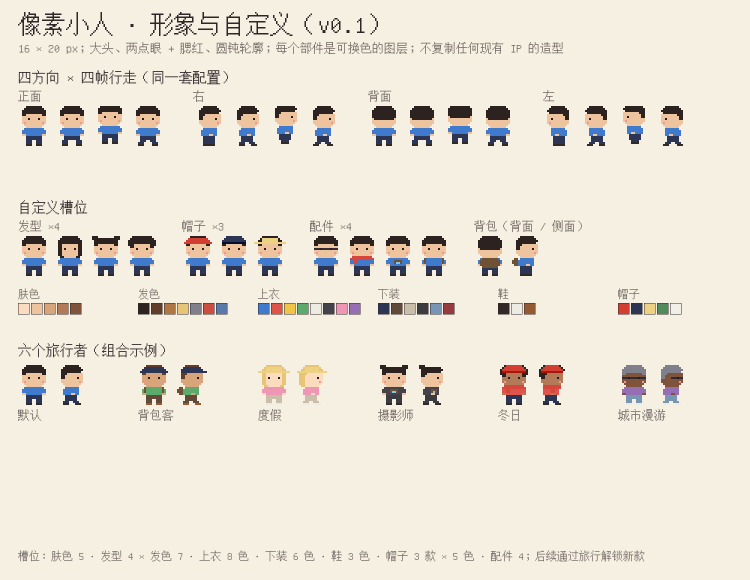
#> input picture 地球Online/示意图/像素小人_设定图.png, 1500 x 1160 px (shown at 1/2 size)
$ python -i render_cg.py   (imports and definitions only)
#> lines starting #> are read from the running program, lines starting #| are printed output that depends on the picture
### 地球Online/示意图/render_trip_book.py
#!/usr/bin/env python3
"""七天行程 · 关西七日：一本书的总览。
数据驱动的城市尺度渲染器（二等角积木），四座城（大阪 / 京都 / 奈良 / 神户）各一块底板，
七天各一页，加封面拼成一张「翻开的书」。同时把行程数据按 spec 写成 JSON。
运行：python3 render_trip_book.py → 关西七日_一本书.png 与 ../示例数据/关西七日.json
"""
import os, sys, json
from PIL import Image, ImageDraw, ImageFont

HERE = os.path.dirname(os.path.abspath(__file__))
sys.path.insert(0, HERE)
from pixel_hero import sprite, up

FONT = "/usr/share/fonts/opentype/unifont/unifont.otf"
COLS, ROWS = 36, 24
TW, TH, LZ, M = 32, 16, 10, 16
OX = (ROWS - 1) * (TW // 2) + M
OY = M + 6 * LZ
PW = (COLS + ROWS) * (TW // 2) + M * 2          # 底板画布宽 992
PH = (COLS + ROWS) * (TH // 2) + OY + M + 8     # 底板画布高

C = dict(
    urban=(232, 222, 200), urban2=(214, 202, 178), farm=(184, 204, 132), farm2=(164, 186, 116), hill=(150, 196, 110),
    forest=(104, 156, 84), mtn=(90, 128, 78), mtn2=(120, 122, 104), mtn3=(236, 236, 228),
    water=(96, 158, 206), water2=(150, 202, 236), sea=(74, 132, 186), sea2=(120, 176, 220),
    road=(248, 244, 232), rail=(70, 66, 70), rail2=(150, 140, 130), subway=(232, 132, 40), plank=(176, 134, 92),
    ink=(46, 38, 40), path=(255, 214, 40), house=(238, 226, 206), houseroof=(178, 108, 84),
    canopy=(66, 138, 72), canopy2=(98, 176, 96), trunk=(110, 74, 44), wood=(150, 96, 62), wood2=(110, 70, 46),
    dark=(62, 62, 74), white=(244, 240, 232), red=(210, 62, 50), gold=(238, 196, 84), gray=(176, 184, 194),
    bamboo=(120, 176, 92), sand=(236, 230, 210), stone=(150, 150, 140), green=(70, 120, 90), blue=(70, 120, 190),
    glass=(170, 210, 230), deer=(190, 140, 90), hotel=(90, 120, 170),
)
FLAG = dict(place=(210, 62, 50), lodging=(86, 140, 220), airport=(90, 90, 100))


def shade(c, d):
    return tuple(max(0, min(255, v + d)) for v in c)


def P(u, v, z=0.0):
    return (OX + (u - v) * (TW // 2), OY + (u + v) * (TH // 2) - z * LZ)


# [6 lines left out: function text, not called in this run]


# ---------------- 场景构造工具 ----------------
def blank(fill="U"):
    return [[fill] * COLS for _ in range(ROWS)]


def rect(g, cls, x0, y0, x1, y1):
    for y in range(max(0, y0), min(ROWS, y1 + 1)):
        for x in range(max(0, x0), min(COLS, x1 + 1)):
            g[y][x] = cls


def line_cells(x0, y0, x1, y1):
    cells = []
    dx, dy = abs(x1 - x0), -abs(y1 - y0)
    sx, sy = (1 if x0 < x1 else -1), (1 if y0 < y1 else -1)
    err = dx + dy
    x, y = x0, y0
    while True:
        cells.append((x, y))
        if x == x1 and y == y1:
            break
        e2 = 2 * err
        if e2 >= dy:
            err += dy; x += sx
        if e2 <= dx:
            err += dx; y += sy
    return cells


def paint(g, cells, cls):
    for (x, y) in cells:
        if 0 <= x < COLS and 0 <= y < ROWS:
            g[y][x] = cls


# ---------------- 地标模板：返回 (boxes, top_z) ----------------
# [216 lines left out: functions T, render_scene, not called in this run]


# =====================================================================
# 四座城
# =====================================================================
def osaka():
    g = blank()
    rect(g, "O", 0, 0, 3, 9); rect(g, "O", 0, 10, 5, 23)
    rect(g, "U", 1, 20, 4, 22)                                  # 机场人工岛
    rect(g, "O", 5, 20, 5, 22); rect(g, "O", 1, 19, 4, 19); rect(g, "O", 1, 23, 4, 23)
    paint(g, line_cells(35, 2, 22, 7) + line_cells(22, 7, 6, 9), "W")   # 淀川
    rect(g, "W", 17, 14, 25, 14)                                # 道顿堀川
    for (x, y) in [(x, y) for x in range(26, 33) for y in range(4, 11) if x in (26, 32) or y in (4, 10)]:
        g[y][x] = "W"                                           # 大阪城护城河
    rect(g, "P", 27, 5, 31, 9)
    hroads = {(x, y) for y in (6, 11, 15, 19) for x in range(6, 36)}
    vroads = {(x, y) for x in (10, 16, 22, 28, 33) for y in range(1, 23)}
    hrails = {(x, 21) for x in range(5, 22)}
    vrails = {(21, y) for y in range(18, 21)}
    subway = {(22, y) for y in range(2, 21)}
    landmarks = [("airport", 1, 20, "关西机场", "airport"), ("hotel", 16, 17, "难波 · 酒店", "lodging"), ("signs", 19, 15, "道顿堀", "place"),
                 ("arcade", 23, 9, "心斋桥", "place"), ("bigcastle", 28, 6, "大阪城", "place"), ("skygarden", 17, 3, "梅田空中庭园", "place"),
                 ("tower", 23, 19, "通天阁", "place"), ("aquarium", 6, 13, "海游馆", "place"), ("ship", 2, 6, "", None), ("ship", 2, 15, "", None)]
    labels = [(0.5, 2, "大阪湾", (60, 100, 150)), (30, 1.5, "淀川", (60, 100, 150))]
    return dict(ground=g, hroads=hroads, vroads=vroads, hrails=hrails, vrails=vrails, subway=subway, landmarks=landmarks, labels=labels,
                nohouse={(x, y) for x in range(1, 5) for y in range(20, 23)})


def kyoto():
    g = blank()
    rect(g, "M", 33, 0, 35, 23); rect(g, "M", 0, 0, 35, 1); rect(g, "M", 0, 0, 1, 23)
    rect(g, "F", 32, 2, 32, 23); rect(g, "F", 2, 2, 32, 2); rect(g, "F", 2, 2, 2, 23)
    rect(g, "F", 29, 16, 32, 22); rect(g, "F", 27, 21, 31, 23); rect(g, "G", 3, 22, 12, 23)
    rect(g, "Z", 3, 11, 5, 14)
    rect(g, "P", 18, 6, 23, 9)
    for y in range(ROWS):
        g[y][26 if y >= 6 else 26 + (6 - y) // 3] = "W"          # 鸭川
        if y >= 9:
            g[y][5 + (y - 9) * 5 // 14] = "W"                      # 桂川
    rect(g, "W", 6, 4, 8, 5)                                    # 金阁寺池
    for (x, y) in [(x, y) for x in range(12, 17) for y in range(9, 14) if x in (12, 16) or y in (9, 13)]:
        g[y][x] = "W"                                           # 二条城护城河
    hroads = {(x, y) for y in (6, 11, 16, 20) for x in range(3, 32)}
    vroads = {(x, y) for x in (11, 16, 21, 28) for y in range(3, 22)} | {(8, y) for y in range(4, 12)}
    hrails = {(x, 22) for x in range(9, 28)}
    vrails = {(27, y) for y in range(20, 22)}
    subway = {(16, y) for y in range(3, 22)}
    landmarks = [("station", 14, 19, "京都站", "place"), ("hotel", 20, 18, "京都站前 · 酒店", "lodging"), ("torii", 29, 21, "伏见稻荷", "place"),
                 ("pagoda", 31, 16, "清水寺", "place"), ("machiya", 27, 13, "祇园", "place"), ("castle", 13, 10, "二条城", "place"),
                 ("goldpavilion", 7, 3, "金阁寺", "place"), ("palace", 20, 7, "御所", None)]
    labels = [(27, 3, "鸭川", (60, 100, 150)), (33.5, 12, "东山", (70, 90, 70)), (3, 10, "岚山", (70, 90, 70))]
    return dict(ground=g, hroads=hroads, vroads=vroads, hrails=hrails, vrails=vrails, subway=subway, landmarks=landmarks, labels=labels)


def nara():
    g = blank()
    rect(g, "M", 32, 0, 35, 23); rect(g, "M", 0, 0, 35, 1); rect(g, "F", 28, 2, 31, 23); rect(g, "F", 0, 2, 35, 2)
    rect(g, "P", 15, 5, 27, 18); rect(g, "Y", 28, 6, 31, 10); rect(g, "G", 0, 19, 14, 23)
    rect(g, "W", 14, 11, 15, 12)                                # 猿泽池
    rect(g, "W", 18, 15, 20, 16)
    hroads = {(x, y) for y in (8, 12, 16) for x in range(2, 30)}
    vroads = {(x, y) for x in (7, 13, 18, 24) for y in range(3, 20)}
    hrails = {(x, 13) for x in range(0, 12)} | {(x, 19) for x in range(0, 7)}
    landmarks = [("station", 3, 17, "JR 奈良", None), ("smallstation", 11, 11, "近铁奈良", "place"), ("bighall", 19, 5, "东大寺", "place"),
                 ("pagoda", 15, 9, "兴福寺", "place"), ("shrine", 26, 13, "春日大社", "place"), ("hillgrass", 29, 7, "若草山", None)]
    labels = [(20, 14, "奈良公园 · 鹿", (70, 90, 70))]
    return dict(ground=g, hroads=hroads, vroads=vroads, hrails=hrails, vrails=set(), subway=set(), landmarks=landmarks, labels=labels, deer=True)


def kobe():
    g = blank()
    rect(g, "M", 0, 0, 35, 2); rect(g, "F", 0, 3, 35, 4); rect(g, "O", 0, 19, 35, 23)
    rect(g, "U", 16, 19, 23, 21); rect(g, "U", 27, 19, 31, 20)  # 港区填海地
    rect(g, "P", 18, 6, 21, 7)
    hroads = {(x, y) for y in (7, 11, 14, 17) for x in range(1, 35)}
    vroads = {(x, y) for x in (6, 12, 18, 24, 30) for y in range(5, 19)} | {(20, y) for y in range(18, 22)}
    hrails = {(x, 9) for x in range(0, 36)}
    landmarks = [("station", 16, 8, "三宫", "place"), ("hotel", 24, 12, "三宫 · 酒店", "lodging"), ("westernhouse", 19, 4, "北野异人馆", "place"),
                 ("westernhouse", 22, 5, "", None), ("chinagate", 15, 13, "南京町", "place"), ("tower", 19, 19, "神户港塔", "place"),
                 ("ship", 25, 21, "", None), ("ship", 8, 21, "", None), ("ship", 12, 22, "", None)]
    labels = [(2, 1, "六甲山", (70, 90, 70)), (28, 22, "神户港", (60, 100, 150))]
    return dict(ground=g, hroads=hroads, vroads=vroads, hrails=hrails, vrails=set(), subway=set(), landmarks=landmarks, labels=labels,
                nohouse={(x, y) for x in range(16, 24) for y in range(19, 22)})


SCENES = dict(osaka=osaka(), kyoto=kyoto(), nara=nara(), kobe=kobe())


def path_of(*segs):
    out = []
    for seg in segs:
        for c in seg:
            if not out or out[-1] != c:
                out.append(c)
    return out


H = lambda y, x0, x1: [(x, y) for x in (range(x0, x1 + 1) if x0 <= x1 else range(x0, x1 - 1, -1))]
V = lambda x, y0, y1: [(x, y) for y in (range(y0, y1 + 1) if y0 <= y1 else range(y0, y1 - 1, -1))]

# =====================================================================
# 七天行程
# =====================================================================
TRIP = dict(title="关西七日", subtitle="大阪 · 京都 · 奈良 · 神户", dates="2026.11.14 – 11.20", theme="红叶古都", days=[
    dict(city="osaka", title="大阪 · 抵达", entries=[
        ("place", "关西机场", "13:30"), ("transport", "JR 关空快速 · 50 分钟"), ("lodging", "难波 · 酒店 check-in"),
        ("transport", "步行 · 8 分钟"), ("place", "道顿堀", "17:00"), ("transport", "步行 · 10 分钟"), ("place", "心斋桥", "18:30")],
        path=path_of(H(21, 5, 21), V(21, 20, 18), H(18, 20, 17), H(18, 18, 21), V(21, 17, 16), H(16, 21, 22), V(22, 15, 12), [(23, 12)]),
        hero=(21, 19), hero_dir="back", lodging="难波"),
    dict(city="osaka", title="大阪 · 城与塔", entries=[
        ("transport", "地铁 · 20 分钟"), ("place", "大阪城", "09:30"), ("transport", "地铁 · 15 分钟"), ("place", "梅田空中庭园", "13:00"),
        ("transport", "地铁御堂筋线 · 20 分钟"), ("place", "新世界 · 通天阁", "16:30")],
        path=path_of(H(18, 17, 22), V(22, 17, 11), H(11, 23, 28), V(28, 10, 7), [(27, 7)], V(28, 8, 11), H(11, 27, 22), V(22, 10, 6), H(6, 21, 18), [(18, 5), (18, 4)],
                     [(18, 5), (18, 6)], H(6, 19, 22), V(22, 7, 19), [(23, 19)]),
        hero=(28, 9), hero_dir="back", lodging="难波"),
    dict(city="kyoto", title="京都 · 东山", entries=[
        ("transport", "JR 京都线新快速 · 30 分钟"), ("place", "京都站 · 寄存行李", "09:00"), ("transport", "JR 奈良线 · 5 分钟"), ("place", "伏见稻荷", "09:40"),
        ("transport", "JR + 步行 · 25 分钟"), ("place", "清水寺", "12:00"), ("transport", "步行 · 20 分钟"), ("place", "祇园", "15:00"), ("lodging", "京都站前 · 酒店")],
        path=path_of(H(22, 16, 27), [(28, 21)], [(27, 22)], H(22, 26, 21), V(21, 21, 16), H(16, 22, 30), H(16, 29, 28), V(28, 15, 14),
                     V(28, 15, 20), H(20, 27, 21), [(21, 19)]),
        hero=(24, 16), hero_dir="right", lodging="京都站前"),
    dict(city="kyoto", title="京都 · 洛西", entries=[
        ("transport", "巴士 205 路 · 40 分钟"), ("place", "金阁寺", "09:30"), ("transport", "巴士 · 30 分钟"), ("place", "岚山竹林 · 渡月桥", "11:30"),
        ("transport", "JR 嵯峨野线 · 15 分钟"), ("place", "二条城", "15:00"), ("lodging", "京都站前 · 酒店")],
        path=path_of(H(20, 21, 16), V(16, 19, 6), H(6, 15, 8), V(8, 5, 4), [(8, 5)], V(8, 6, 11), H(11, 7, 4), [(4, 12), (4, 13)], [(4, 12)], H(11, 5, 13),
                     [(13, 12), (14, 12)], H(11, 14, 16), V(16, 12, 20), H(20, 17, 21), [(21, 19)]),
        hero=(8, 8), hero_dir="back", lodging="京都站前"),
    dict(city="nara", title="奈良 · 一日往返", entries=[
        ("transport", "近铁京都线 · 45 分钟"), ("place", "近铁奈良", "09:30"), ("transport", "步行 · 10 分钟"), ("place", "兴福寺", "09:50"),
        ("transport", "步行 · 20 分钟"), ("place", "东大寺", "10:40"), ("transport", "步行 · 穿过奈良公园 · 25 分钟"), ("place", "春日大社", "13:00"),
        ("transport", "近铁 · 45 分钟回京都"), ("lodging", "京都站前 · 酒店")],
        path=path_of(H(13, 0, 11), [(12, 12), (13, 12)], V(13, 11, 8), H(8, 14, 15), [(15, 9)], H(8, 16, 18), V(18, 7, 6), [(19, 6)], V(18, 7, 12),
                     H(12, 19, 24), [(24, 13), (25, 13)], H(12, 24, 13), [(13, 13)]),
        hero=(18, 10), hero_dir="front", lodging="京都站前"),
    dict(city="kobe", title="神户 · 港与山手", entries=[
        ("transport", "JR 神户线新快速 · 50 分钟"), ("place", "三宫", "10:00"), ("transport", "步行上坡 · 15 分钟"), ("place", "北野异人馆", "10:30"),
        ("transport", "步行 · 20 分钟"), ("place", "南京町", "12:30"), ("transport", "步行 · 15 分钟"), ("place", "神户港塔 · 美利坚公园", "15:00"), ("lodging", "三宫 · 酒店")],
        path=path_of(H(9, 0, 18), V(18, 8, 7), V(18, 6, 5), [(19, 5)], V(18, 6, 11), H(11, 17, 12), V(12, 12, 14), H(14, 13, 15), [(15, 14)],
                     H(14, 16, 20), V(20, 15, 19), [(19, 19)], V(20, 18, 14), H(14, 21, 24), [(24, 13)]),
        hero=(18, 6), hero_dir="back", lodging="三宫"),
    dict(city="osaka", title="大阪 · 返程", entries=[
        ("transport", "JR 神户线 · 25 分钟"), ("transport", "地铁中央线 · 20 分钟"), ("place", "海游馆", "09:30"),
        ("transport", "南海空港线 · 45 分钟"), ("place", "关西机场 ✈", "14:00")],
        path=path_of(H(15, 22, 8), [(8, 14), (7, 14)], [(8, 15)], H(15, 9, 21), V(21, 16, 21), H(21, 20, 5)),
        hero=(12, 15), hero_dir="left", lodging=None),
])
HERO_CFG = dict(skin=1, hair="bun", hairc=0, top=0, pants=0, shoes=0, hat="cap", hatc=0, acc="backpack")


# [81 lines left out: functions day_panel, cover_panel, compose, write_json, not called in this run]


# [2 lines that do not run on import are left out]

### 地球Online/示意图/render_cg.py
#!/usr/bin/env python3
"""风格化 3D CG（《潜水员戴夫》新画风那一路）的示意渲染：同一份场景数据，不做像素化，
改为超采样抗锯齿、软投影、面上渐变、球形树、圆润小人、绘画质感后期（暖色分级、移轴景深、暗角、纸纹）。
纯 Pillow，先 3× 超采样再缩回，边缘就平滑了。

  python3 render_cg.py            → 画风对比_像素_vs_3DCG.png（经典像素 / 现代像素 / 风格化 3D CG）
  from render_cg import render_scene_cg, modernize
"""
import os, sys, random
from PIL import Image, ImageDraw, ImageFilter, ImageEnhance, ImageFont
HERE = os.path.dirname(os.path.abspath(__file__)); sys.path.insert(0, HERE)
import render_trip_book as rb
from pixel_hero import sprite as px_sprite, up, SKIN, HAIRC, TOPC, PANTC, SHOEC, HATC

S = 3                    # 超采样倍率
FONT = "/usr/share/fonts/truetype/wqy/wqy-zenhei.ttc"
C = rb.C


def sh(c, d):
    return tuple(max(0, min(255, v + d)) for v in c)


def mix(a, b, t):
    return tuple(int(a[i] * (1 - t) + b[i] * t) for i in range(3))


# ---- 色调（整体基调）：清朗海天（默认，参照《潜水员戴夫》新画风的海天）/ 暖阳纸张 / 暮色琥珀 ----
PALETTES = {
    "sea": dict(name="清朗海天", bg=((226, 240, 250), (186, 220, 242)),
                ground=dict(U=(230, 231, 226), G=(180, 214, 118), F=(84, 176, 104), Z=(84, 176, 104), M=(78, 140, 124), W=(56, 178, 232), O=(30, 138, 214),
                            P=(160, 208, 116), S=(246, 236, 196), Y=(140, 206, 108)),
                road=(252, 252, 250), bridge=(214, 178, 132), rail=(86, 92, 104), tie=(180, 184, 190), subway=(255, 150, 60),
                tint=(0.99, 1.0, 1.02), contrast=1.05, warm=((255, 236, 200), 0.05), cool=((30, 90, 160), 0.12), vignette=((24, 56, 90), 0.24),
                noise=0.035, sky=True),
    "warm": dict(name="暖阳纸张", bg=((244, 238, 226), (226, 216, 200)),
                 ground=dict(U=(226, 214, 192), G=(190, 208, 132), F=(108, 164, 96), Z=(108, 164, 96), M=(98, 138, 96), W=(72, 160, 224), O=(48, 132, 210),
                             P=(168, 204, 120), S=(238, 230, 210), Y=(150, 204, 110)),
                 road=(246, 242, 232), bridge=(200, 168, 130), rail=(98, 92, 96), tie=(170, 160, 150), subway=(236, 150, 70),
                 tint=(1.02, 1.0, 0.98), contrast=1.06, warm=((255, 200, 140), 0.10), cool=((60, 90, 160), 0.10), vignette=((60, 40, 26), 0.32),
                 noise=0.045, sky=False),
    "dusk": dict(name="暮色琥珀", bg=((252, 226, 204), (214, 178, 206)),
                 ground=dict(U=(232, 214, 200), G=(196, 196, 120), F=(96, 150, 104), Z=(96, 150, 104), M=(110, 118, 130), W=(96, 140, 214), O=(70, 110, 196),
                             P=(176, 190, 120), S=(244, 226, 196), Y=(160, 196, 110)),
                 road=(252, 240, 226), bridge=(204, 160, 120), rail=(96, 84, 100), tie=(176, 158, 160), subway=(255, 160, 80),
                 tint=(1.04, 0.99, 0.96), contrast=1.06, warm=((255, 180, 110), 0.14), cool=((90, 60, 140), 0.14), vignette=((70, 30, 60), 0.34),
                 noise=0.045, sky=False),
}
_PAL = PALETTES["sea"]


def set_palette(key):
    global _PAL
    _PAL = PALETTES[key]


# CG 色板：饱和度略提、对比略提，再按色调偏色
# [281 lines left out: functions cg, render_scene_cg, not called in this run]


def modernize(im):
    """现代像素：对经典像素图做分级、纸纹、移轴、暗角、红叶（对应原型里的「现代」开关）"""
    out = ImageEnhance.Color(im).enhance(0.84); out = ImageEnhance.Contrast(out).enhance(0.94); out = ImageEnhance.Brightness(out).enhance(1.04)
    out = Image.blend(out, Image.new("RGB", out.size, (255, 190, 130)), 0.08)
    blur = out.filter(ImageFilter.GaussianBlur(2.0)); mask = Image.new("L", out.size, 0); md = ImageDraw.Draw(mask)
    for y in range(out.height):
        t = y / out.height; a = 0
        if t < .26: a = int(255 * (1 - t / .26) ** 1.6)
        elif t > .74: a = int(255 * ((t - .74) / .26) ** 1.6)
        md.line((0, y, out.width, y), a)
    out = Image.composite(blur, out, mask)
    vig = Image.new("L", out.size, 0); ImageDraw.Draw(vig).ellipse((-out.width * .25, -out.height * .35, out.width * 1.25, out.height * 1.35), 255); vig = vig.filter(ImageFilter.GaussianBlur(120))
    out = Image.composite(out, Image.blend(out, Image.new("RGB", out.size, (60, 40, 26)), 0.30), vig)
    d = ImageDraw.Draw(out); rnd = random.Random(3)
    for _ in range(40):
        x, y = rnd.randrange(out.width), rnd.randrange(out.height); s = rnd.choice((2, 3, 3, 4))
        d.rectangle((x, y, x + s, y + s - 1), rnd.choice(((217, 99, 79), (224, 138, 74), (201, 75, 60), (240, 178, 90))))
    return out


# [82 lines left out: functions hero_card, compare, not called in this run]


# [2 lines not run here, left out]


# [24 lines left out: function book_cg, not called in this run]


# [2 lines not run here, left out]


# [22 lines left out: function palette_compare, not called in this run]


# [2 lines not run here, left out]

>>> from PIL import Image
>>> picture = Image.open('像素小人_设定图.png')
#> picture is the input picture: PIL image 1500x1160 RGB; mean R, G, B 233.9, 227.1, 214.4
>>> result = modernize(picture)
#> in modernize, `out = Image.blend(out, Image.new("RGB", out.size, (255, 190, 130)), 0...`:
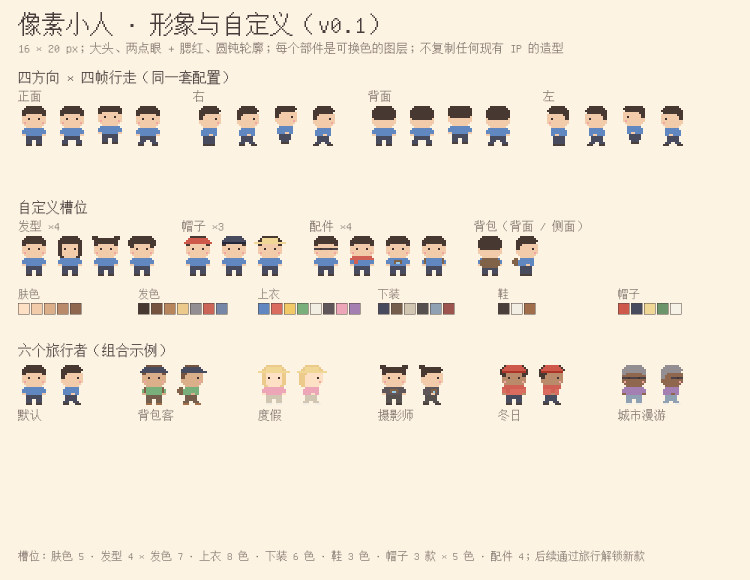
#> out: PIL image 1500x1160 RGB (shown at 1/2 size); mean R, G, B 241.1, 231.3, 216.4
#> in modernize, `mask = Image.new('L', out.size, 0)`: mask: PIL image 1500x1160 L; every value is 0
#> in modernize, `ImageDraw.Draw(vig).ellipse((-out.width * 0.25, -out.height * 0.35, ou`: vig: PIL image 1500x1160 L; every value is 255
